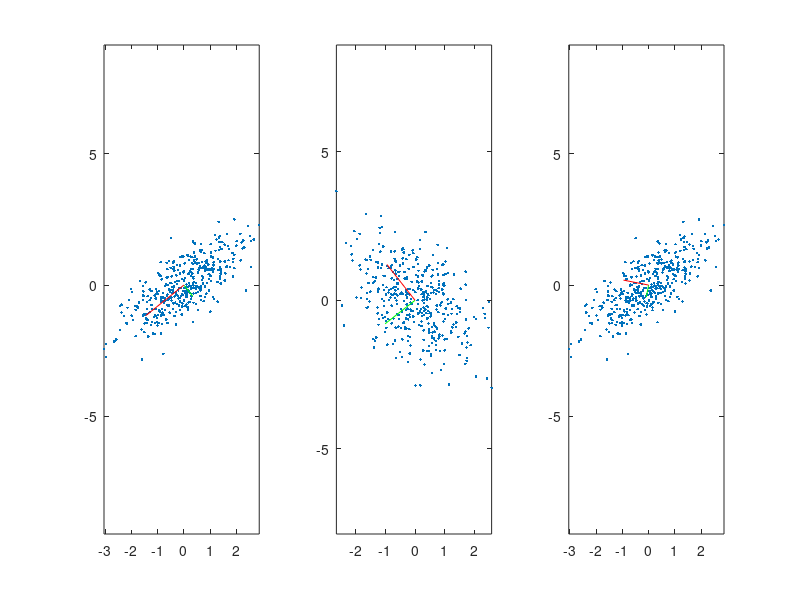

MATLAB code to generate this figure:
%% load data/ clear
close all
load('EllipsePoints.mat');

%% 1) Generate gaussian data 
%n = 63;
%X = randn(2,n);
%A = [1.0 0.5
%     0.5 0.5];
%t = [8;1];

%% 2) linear transform
%Y = A*X + t;

%% 4) center data
% Y1
lenY1 = size(Y1,2);
meanY11 = mean(Y1(1,:),2);
meanY12 = mean(Y1(2,:),2);

cY11 = Y1(1,:) - meanY11 * ones(1,lenY1);
cY12 = Y1(2,:) - meanY12 * ones(1,lenY1);

CY1 = [ cY11; cY12];

subplot(1,3,1)
plot( cY11, cY12, '.')
hold on

% Y2
lenY2 = size(Y2,2);
meanY21 = mean(Y2(1,:),2);
meanY22 = mean(Y2(2,:),2);

cY21 = Y2(1,:) - meanY21 * ones(1,lenY2);
cY22 = Y2(2,:) - meanY22 * ones(1,lenY2);

CY2 = [ cY21; cY22];

subplot(1,3,2)
plot( cY21, cY22, '.')
hold on

% Y3
lenY3 = size(Y3,2);
meanY31 = mean(Y3(1,:),2);
meanY32 = mean(Y3(2,:),2);

cY31 = Y3(1,:) - meanY31 * ones(1,lenY3);
cY32 = Y3(2,:) - meanY32 * ones(1,lenY3);

CY3 = [ cY31; cY32];

subplot(1,3,3)
plot( cY11, cY12, '.')
hold on

%% 5) compute emperical covariance matrix
C1 = (CY1 * transpose(CY1)) / lenY1;
C2 = (CY2 * transpose(CY2)) / lenY2;
C3 = (CY3 * transpose(CY3)) / lenY3;

%% 6) Eigen decompose

%D is a diagonal matrix of eigenvalues
%V is a matrix with colum vectors of corresponding eigen vectors

[v1, D1] = eig(C1);   
[v2, D2] = eig(C2);
[v3, D3] = eig(C3);

subplot(1,3,1)
plot( D1(1,1) * [0 v1(1,1)]*2, D1(1,1) *[0, v1(2,1)]*2, 'g')
axis equal
plot( D1(2,2) * [0 v1(1,2)],   D1(2,2) *[0, v1(2,2)]  , 'r')
axis equal

subplot(1,3,2)
plot( D2(1,1) * [0 v2(1,1)]*2, D2(1,1) *[0, v2(2,1)]*2, 'g')
axis equal
plot( D2(2,2) * [0 v2(1,2)],   D2(2,2) *[0, v2(2,2)]  , 'r')
axis equal

subplot(1,3,3)
plot( D3(1,1) * [0 v3(1,1)]*2, D3(1,1) *[0, v3(2,1)]*2, 'g')
axis equal
plot( D3(2,2) * [0 v3(1,2)],   D3(2,2) *[0, v3(2,2)]  , 'r')
axis equal
